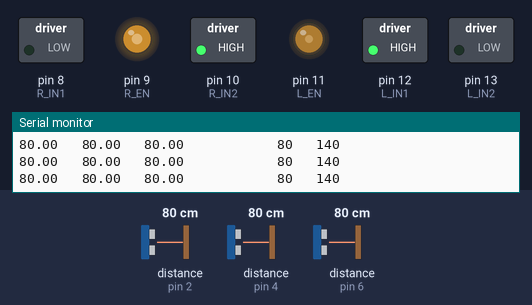
This sketch was run on a simulated Arduino Uno, built with avr-gcc and run on an emulated ATmega328P. Parts: switched loads named in the sketch (green lamp = pin HIGH), output pins drawn as LEDs (lit = HIGH), the last lines printed to the serial monitor. The test bench sets the inputs (shaded band); at power-on: distance to the obstacle (sensors on pin 2, pin 4, pin 6) 80 cm. The echo pulse lasts 58.3 µs per cm.

Above: at 1.2 s.
1.3 s: distance to the obstacle (sensor on pin 2) set to 2 cm
4.3 s: distance to the obstacle (sensor on pin 4) set to 6 cm
7.3 s: distance to the obstacle (sensor on pin 4) set to 3 cm
At 8.5 s:
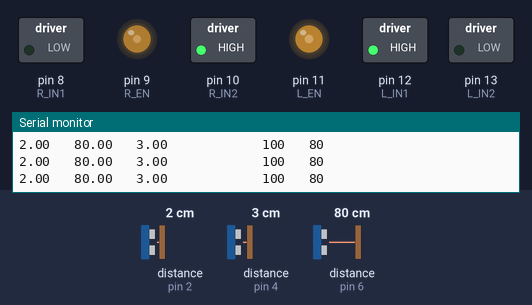
8.8 s: distance to the obstacle (sensor on pin 4) set to 9 cm
At 9.6 s:
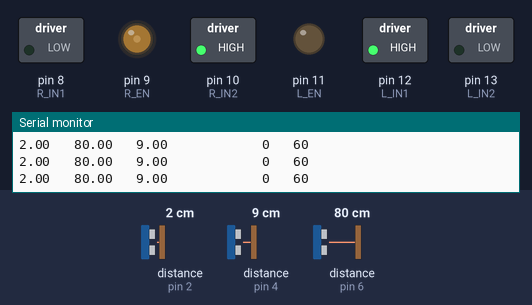
10.3 s: distance to the obstacle (sensor on pin 6) set to 7 cm
13.3 s: distance to the obstacle (sensor on pin 6) set to 4 cm
At 14.4 s:
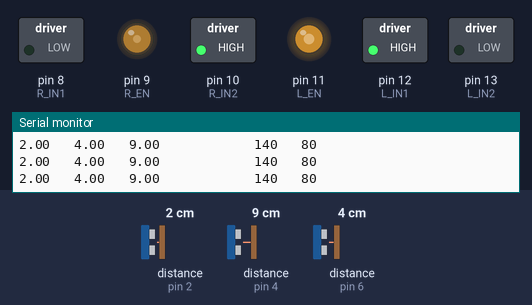
Timing chart, 0 to 15.8 s (numbered marks = the images above; inputs shaded):
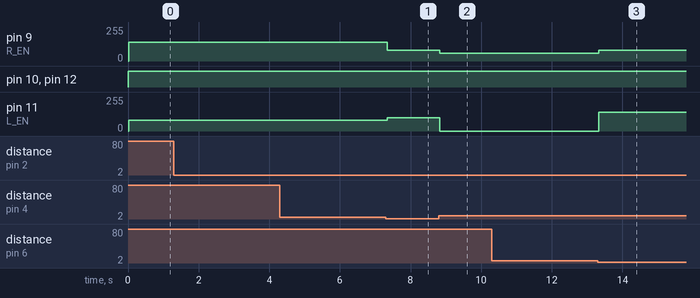

Measured:
- the behaviour switches between 5 and 4 cm on distance to the obstacle (sensor on pin 4) (found by bisection; images 0 and 1)
- the behaviour switches between 6 and 5 cm on distance to the obstacle (sensor on pin 6) (found by bisection; images 2 and 3)
- after the input at 7.3 s, pin 9 (R_EN): 140/255 → 80/255 at once; pin 11 (L_EN): 80/255 → 100/255 at once
- after the input at 8.8 s, pin 9 (R_EN): 80/255 → 60/255 at once; pin 11 (L_EN): 100/255 → 0/255 at once
- after the input at 13.3 s, pin 9 (R_EN): 60/255 → 80/255 at once; pin 11 (L_EN): 0/255 → 140/255 at once

The sketch:

test_1.ino
```cpp
#include <MPU6050.h>

#include <HCSR04.h>

//SENSOR PINS
float F_THRESH = 5;
// TO DO
float S_THRESH = 5;
float ERR_TRESH = 2;

// MOTOR PINS
int Vmax =  140;

int OUT_V = Vmax;
int IN_V = 80;

int Vs[5] = {60,80,100};
int n=5;

float R_dist;
float L_dist;
float F_dist;

int R_ECHO = 4;
int R_TRIG = 5;
HCSR04 R_hc(R_TRIG, R_ECHO);

int L_ECHO = 2;
int L_TRIG = 3;
HCSR04 L_hc(L_TRIG, L_ECHO);

int F_ECHO  = 6;
int F_TRIG  = 7;
HCSR04 F_hc(F_TRIG, F_ECHO);


int R_EN = 9;
int R_IN1 = 8;
int R_IN2 = 10;
int R_v = 0;

int L_EN = 11;
int L_IN1 = 12;
int L_IN2 = 13;
int L_v = 0;

enum states
{
  advancing,
  turning_left,
  turning_right,
  turning_U,
  self_destruct
}state;

float ease(float x)
{
//  return  x < 0.5 ? 2 * x * x : 1 - (-2 * x + 2)*(-2 * x + 2) / 2;
  return sin((x * PI) / 2);
}

void advance()
{
  //stabilize
  R_v = Vs[(int)floor(L_dist/(L_dist + R_dist) * (n-1))];
  L_v = Vs[(int)floor(R_dist/(L_dist + R_dist) * (n-1))];
}
void turn_right()
{
   L_v = OUT_V;
   R_v = IN_V;
}
void turn_left()
{
   R_v = OUT_V;
   L_v = IN_V;
}
void U_turn()
{
  digitalWrite(R_IN1, LOW);
  digitalWrite(R_IN2, HIGH);
  digitalWrite(L_IN1, HIGH);
  digitalWrite(L_IN2, LOW);

  R_v = IN_V;
  L_v = IN_V;
}
void setup()
{
  state = advancing;

  Serial.begin(9600);

  pinMode(L_EN,OUTPUT);
  pinMode(L_IN1,OUTPUT);
  pinMode(L_IN2,OUTPUT);
  pinMode(R_EN,OUTPUT);
  pinMode(R_IN1,OUTPUT);
  pinMode(R_IN2,OUTPUT);
}


void loop()
{
  digitalWrite(R_IN1, LOW);
  digitalWrite(R_IN2, HIGH);
  digitalWrite(L_IN2, LOW);
  digitalWrite(L_IN1, HIGH);

  R_dist = R_hc.dist();
  //R_dist = R_dist >= 0? R_dist : 0;
  L_dist = L_hc.dist();
  //L_dist = L_dist >= 0? L_dist : 0;
  F_dist = F_hc.dist();
  //F_dist = F_dist >= 0? F_dist : 0;

  // determine next state
  switch (state)
  {
    case advancing:
      if(L_dist > S_THRESH)
      {
        state = turning_left;
      }else if(F_dist > F_THRESH)
      {
        state = advancing;
      }else if(R_dist > S_THRESH)
      {
        state = turning_right;
      }else
      {
        state = turning_U;
      }
      break;

    case turning_left:
      if(L_dist < S_THRESH && R_dist < S_THRESH)
      {
        state = advancing;
      }
      break;

    case turning_right:
      if(L_dist < S_THRESH && R_dist < S_THRESH)
      {
        state = advancing;
      }
      break;

    case turning_U:
      if(F_dist > F_THRESH)
      {
        state = advancing;
      }
      break;

  };


  // action
  switch (state)
  {
    case advancing:
      advance();
      // Serial.println("ADVANCE");
      break;

    case turning_left:
      turn_left();
      // Serial.println("LEFT");
      break;

    case turning_right:
      turn_right();
      // Serial.println("RIGHT");
      break;

    case turning_U:
      U_turn();
      // Serial.println("UUUUUUU");
      break;

  };

  analogWrite(R_EN, R_v);
  analogWrite(L_EN, L_v);

  //debug prints
  Serial.print(L_dist);
  Serial.print("   ");
  Serial.print(F_dist);
  Serial.print("   ");
  Serial.print(R_dist);
  Serial.print("            ");
  Serial.print(L_v);
  Serial.print("   ");
  Serial.println(R_v);
}
```
